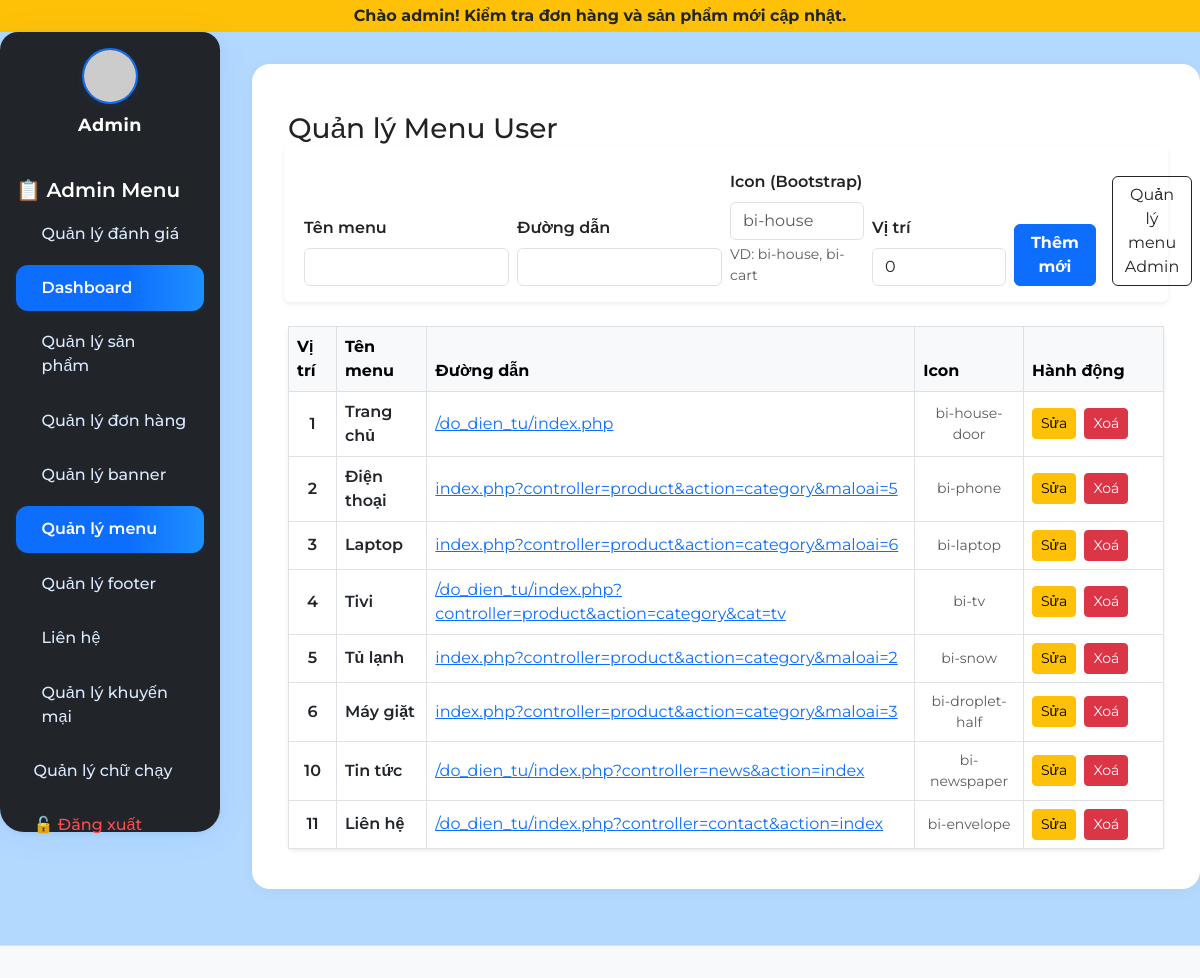
The page /admin/index.php?page=topmenu (signed in) on the database its author committed.
### tables this page shows
CREATE TABLE `marquee` (
  `id` int(11) NOT NULL,
  `noidung` text NOT NULL,
  `trangthai` tinyint(4) DEFAULT 1,
  `vaitro` enum('admin','user') DEFAULT 'user',
  `ngaytao` datetime NOT NULL DEFAULT current_timestamp()
);

CREATE TABLE `menu_content` (
  `id` int(11) NOT NULL,
  `label` varchar(255) NOT NULL,
  `url` varchar(255) NOT NULL,
  `icon` varchar(64) DEFAULT NULL,
  `position` int(11) DEFAULT 0,
  `type` varchar(20) NOT NULL DEFAULT 'user',
  `parent_id` int(11) DEFAULT NULL
);

### admin/views/menu/manage.php (the view, shortened to what this page needs)
<?php
require_once __DIR__ . '/../../../config/db.php';
$type = isset($_GET['type']) && $_GET['type'] === 'admin' ? 'admin' : 'user';
$sql = "SELECT * FROM menu_content WHERE type='$type' ORDER BY position ASC, id ASC";
$res = mysqli_query($conn, $sql);
$menus = [];
while ($row = mysqli_fetch_assoc($res)) $menus[] = $row;
$edit_menu = null;
?>
<div class="container mt-4">
  <h3>Quản lý Menu <?php echo $type === 'admin' ? 'Admin' : 'User'; ?></h3>
<form method="post" class="row g-2 align-items-end mb-4 shadow-sm p-3 bg-white rounded">
  <div class="col-md-3">
    <label class="form-label fw-semibold">Tên menu</label>
    <input type="text" name="label" class="form-control" value="<?php echo $edit_menu['label'] ?? ''; ?>" required>
  </div>
  <div class="col-md-3">
    <label class="form-label fw-semibold">Đường dẫn</label>
    <input type="text" name="url" class="form-control" value="<?php echo $edit_menu['url'] ?? ''; ?>" required>
  </div>
  <div class="col-md-2">
    <label class="form-label fw-semibold">Icon (Bootstrap)</label>
    <input type="text" name="icon" class="form-control" value="<?php echo $edit_menu['icon'] ?? ''; ?>" placeholder="bi-house">
    <div class="form-text">VD: bi-house, bi-cart</div>
  </div>
  <div class="col-md-2">
    <label class="form-label fw-semibold">Vị trí</label>
    <input type="number" name="position" class="form-control" value="<?php echo $edit_menu['position'] ?? '0'; ?>">
  </div>
  <div class="col-md-2 d-flex gap-2 align-items-end">
    <button type="submit" name="<?php echo $edit_menu ? 'edit' : 'add'; ?>" class="btn btn-<?php echo $edit_menu ? 'warning' : 'primary'; ?> fw-bold px-3">
      <?php echo $edit_menu ? 'Cập nhật' : 'Thêm mới'; ?>
    </button>
    <a href="index.php?page=menu&type=<?php echo $type === 'admin' ? 'user' : 'admin'; ?>" class="btn btn-outline-dark ms-2">Quản lý menu <?php echo $type === 'admin' ? 'User' : 'Admin'; ?></a>
  </div>
</form>
<table class="table table-bordered align-middle shadow-sm bg-white rounded">
  <thead class="table-light">
    <tr>
      <th>Vị trí</th>
      <th>Tên menu</th>
      <th>Đường dẫn</th>
      <th>Icon</th>
      <th style="width:140px">Hành động</th>
    </tr>
  </thead>
  <tbody>
  <?php if (count($menus) === 0): ?>
    <tr>
      <td colspan="5" class="text-center text-muted">Chưa có menu nào.</td>
    </tr>
  <?php else: ?>
    <?php foreach ($menus as $menu): ?>
      <tr>
        <td class="fw-semibold text-center"><?php echo $menu['position']; ?></td>
        <td class="fw-semibold"><?php echo htmlspecialchars($menu['label']); ?></td>
        <td><a href="<?php echo htmlspecialchars($menu['url']); ?>" target="_blank" class="text-primary text-decoration-underline"><?php echo htmlspecialchars($menu['url']); ?></a></td>
        <td class="text-center">
          <?php if ($menu['icon']): ?>
            <div class="small text-muted"><?php echo htmlspecialchars($menu['icon']); ?></div>
          <?php endif; ?>
        </td>
        <td>
          <a href="index.php?page=menu&type=<?php echo $type; ?>&edit=<?php echo $menu['id']; ?>" class="btn btn-sm btn-warning me-1">Sửa</a>
          <button type="button" class="btn btn-sm btn-danger" onclick="deleteMenu(<?php echo $menu['id']; ?>)">Xoá</button>
        </td>
      </tr>
    <?php endforeach; ?>
  <?php endif; ?>
</tbody>
</table>
</div>

### admin/views/layout/header.php (shortened to what this page needs)
<!DOCTYPE html>
<html lang="vi">
<head>
  <link href="https://cdn.jsdelivr.net/npm/bootstrap@5.3.0/dist/css/bootstrap.min.css" rel="stylesheet">
  <link rel="stylesheet" href="../public/assets/css/admin.css">
</head>
<body>
<?php
include __DIR__ . '/../../../config/db.php';
$query = "SELECT * FROM marquee WHERE trangthai = 1 AND vaitro = 'admin' ORDER BY id DESC LIMIT 1";
$marquees = mysqli_query($conn, $query);
if ($row = mysqli_fetch_assoc($marquees)) {
  echo '<div class="bg-warning text-dark py-1 text-center fw-bold">';
  echo '<marquee behavior="scroll" direction="left">' . htmlspecialchars($row['noidung']) . '</marquee>';
  echo '</div>';
}

### admin/views/layout/sidebar.php (shortened to what this page needs)
<div class="d-flex">
  <nav class="bg-dark text-white p-3" style="width: 220px; height: 100vh;">
    <div class="admin-avatar">
      <img src="https://ui-avatars.com/api/?name=Admin&background=0d6efd&color=fff&size=128" alt="Admin Avatar">
      <div class="admin-name">Admin</div>
    </div>
    <h5 style="font-weight:600; color:#fff;">📋 Admin Menu</h5>
    <ul class="nav flex-column">
      <li class="nav-item">
        <a class="nav-link text-white" href="index.php?page=danhgia_admin">
          <i class="bi bi-star-fill text-warning"></i> Quản lý đánh giá
        </a>
      </li>
      <?php
      include __DIR__ . '/../../../config/db.php';
      $menu_type = 'admin';
      $menu_sql = "SELECT * FROM menu_content WHERE type='$menu_type' ORDER BY position ASC, id ASC";
      $menu_result = mysqli_query($conn, $menu_sql);
      $menus = [];
      while ($m = mysqli_fetch_assoc($menu_result)) $menus[] = $m;
      function buildMenuTreeSidebar($menus, $parent_id = null) {
          $branch = [];
          foreach ($menus as $menu) {
              if ($menu['parent_id'] == $parent_id) {
                  $children = buildMenuTreeSidebar($menus, $menu['id']);
                  $branch[] = $menu;
              }
          }
          return $branch;
      }
      $menu_tree = buildMenuTreeSidebar($menus);
      foreach ($menu_tree as $menu):
          if (!empty($menu['children'])): ?>
              <li class="nav-item dropdown">
                <a class="nav-link text-white dropdown-toggle" href="<?php echo htmlspecialchars($menu['url']); ?>" id="sidebar-menu-<?php echo $menu['id']; ?>" role="button" data-bs-toggle="dropdown" aria-expanded="false">
                  <?php if ($menu['icon']): ?><i class="<?php echo htmlspecialchars($menu['icon']); ?>"></i> <?php endif; ?>
                  <?php echo htmlspecialchars($menu['label']); ?>
                </a>
                <ul class="dropdown-menu bg-dark border-0" aria-labelledby="sidebar-menu-<?php echo $menu['id']; ?>">
                  <?php foreach ($menu['children'] as $child): ?>
                    <li>
                      <a class="dropdown-item text-white bg-dark" href="<?php echo htmlspecialchars($child['url']); ?>">
                        <?php if ($child['icon']): ?><i class="<?php echo htmlspecialchars($child['icon']); ?>"></i> <?php endif; ?>
                        <?php echo htmlspecialchars($child['label']); ?>
                      </a>
                    </li>
                  <?php endforeach; ?>
                </ul>
              </li>
          <?php else: ?>
              <li class="nav-item">
                <a class="nav-link text-white" href="<?php echo htmlspecialchars($menu['url']); ?>">
                  <?php echo htmlspecialchars($menu['label']); ?>
                </a>
              </li>
          <?php endif;
      endforeach;
      ?>
      <li class="nav-item">
        <a class="nav-link text-danger" href="logout.php">🔓 Đăng xuất</a>
      </li>
    </ul>
  </nav>
  <main class="p-4" style="flex-grow: 1;">

### public/assets/css/admin.css (style rules this page uses)
body { font-family: 'Montserrat', 'Roboto', Arial, sans-serif; background: #b3d9ff; color: #222; font-size: 16px; }
nav.bg-dark { border-radius: 18px 18px 24px 24px; box-shadow: 0 4px 32px rgba(13,110,253,0.08), 0 1.5px 6px rgba(0,0,0,0.06); min-height: 100vh; min-width: 220px; padding-top: 2.5rem; position: relative; transition: all .2s; }
.admin-avatar { display: flex; align-items: center; margin-bottom: 2.5rem; flex-direction: column; }
.admin-avatar img { width: 56px; height: 56px; border-radius: 50%; object-fit: cover; margin-bottom: 0.5rem; border: 2.5px solid #0d6efd; box-shadow: 0 2px 8px rgba(13,110,253,0.10); }
.admin-avatar .admin-name { font-weight: 700; color: #fff; font-size: 1.1rem; letter-spacing: 0.5px; }
.nav.flex-column .nav-item { margin-bottom: 0.5rem; }
.nav-link { color: #dbeafe !important; font-weight: 500; border-radius: 12px; padding: 0.7em 1.1em; transition: background .16s, color .16s; display: flex; align-items: center; gap: 8px; }
.nav-link.active, .nav-link:focus, .nav-link:hover { background: linear-gradient(90deg, #0d6efd 60%, #1e90ff 100%); color: #fff !important; box-shadow: 0 2px 8px rgba(13,110,253,0.08); font-weight: 600; }
.nav-link.text-danger { background: none !important; color: #ff4d4f !important; }
main.p-4 { background: #fff; border-radius: 18px; box-shadow: 0 2px 16px rgba(0,0,0,0.04); margin: 2rem 0 2rem 2rem; min-height: 90vh; }

### rows shown on the page
marquee: noidung "Chào admin! Kiểm tra đơn hàng và sản phẩm mới cập nhật."
menu_content: label "Dashboard"
menu_content: label "Quản lý sản phẩm"
menu_content: label "Quản lý đơn hàng"
menu_content: label "Quản lý banner"
menu_content: label "Quản lý menu"
menu_content: label "Quản lý footer"
menu_content: label "Liên hệ"
menu_content: label "Quản lý khuyến mại"
menu_content: label "Quản lý chữ chạy"
menu_content: position "1", label "Trang chủ", url "/do_dien_tu/index.php", icon "bi-house-door"
menu_content: position "2", label "Điện thoại", url "index.php?controller=product&action=category&maloai=5", icon "bi-phone"
menu_content: position "3", label "Laptop", url "index.php?controller=product&action=category&maloai=6", icon "bi-laptop"
menu_content: position "4", label "Tivi", url "/do_dien_tu/index.php?controller=product&action=category&cat=tv", icon "bi-tv"
menu_content: position "5", label "Tủ lạnh", url "index.php?controller=product&action=category&maloai=2", icon "bi-snow"
menu_content: position "6", label "Máy giặt", url "index.php?controller=product&action=category&maloai=3", icon "bi-droplet-half"
menu_content: position "10", label "Tin tức", url "/do_dien_tu/index.php?controller=news&action=index", icon "bi-newspaper"
menu_content: position "11", label "Liên hệ", url "/do_dien_tu/index.php?controller=contact&action=index", icon "bi-envelope"
